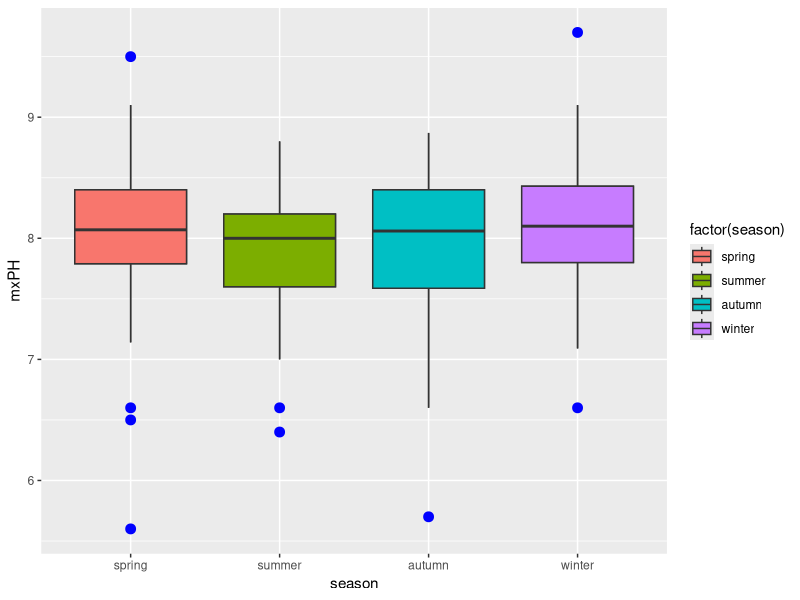

Write the R code that produced this figure.
## ---- chunk 1
setwd("~/github/HEIG-2/PST/TP1")
## ---- chunk 2
cpus <- scan("cpus.txt")
examen <- read.table("examen.txt", header=T)
algae <- read.table("algae.txt", header=T)
## ---- chunk 3
cpus
## ---- chunk 4
cpus[7]
cpus[3:9]
## ---- chunk 5
cpus[cpus > 185]
## ---- chunk 6
examen
## ---- chunk 7
examen$note
examen$note[5]
## ---- chunk 8
library(ggplot2)
## ---- chunk 9
algae$season<-factor(algae$season, levels=c("spring", "summer", "autumn", "winter"))
## ---- chunk 10
p<-qplot(factor(season), mxPH, data=algae, geom="boxplot", xlab="season")
pg<-p + geom_boxplot(aes(fill=factor(season)), outlier.colour="blue", outlier.size=3)
print(pg)
## ---- chunk 11
nx <- tapply(algae$mxPH, algae$season, max, na.rm=T)
max(nx)
names(nx)[nx==max(nx)]
## ---- chunk 12
nx <- tapply(algae$mxPH, algae$season, sd, na.rm=T)
min(nx)
names(nx)[nx==min(nx)]
## ---- chunk 13
nx <- aggregate(mxPH~season, algae, IQR, na.rm=T)
min(nx[,2])
nx[,1][nx[,2] == min(nx[,2])]
